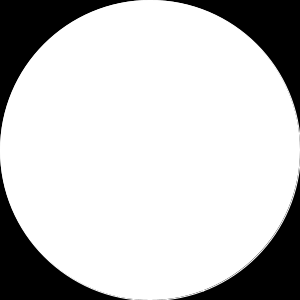
Frame 1 (no input)
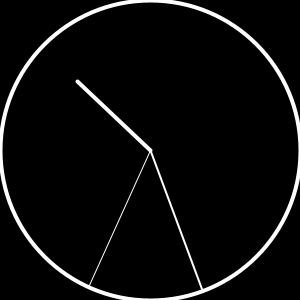
Frame 60 (the mouse pressed at the canvas centre just before this capture)
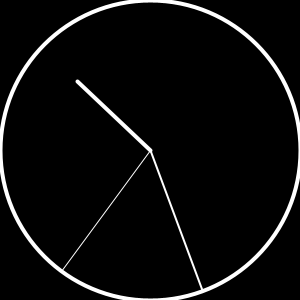
Frame 120 (the mouse held since frame 60 and released just before this capture)

The Processing sketch that drew these frames (run headless with seeded random() and noise(); from frame 60 on, the mouse is pressed at the canvas centre):

// Processing sketch: clock
// ── clock.pde

void setup() {
  size(300,300);
  stroke(255);
  smooth();
  frameRate(30);
}
 
void draw() {
  background(0);
 
  float s = second();
  float m = minute() + (s/60.0);
  float h = hour()%12 + (m/60.0);
 
  translate(width/2, height/2);
  ellipse(0,0,width,height);
 
  noFill();
  stroke(255);
 
  //秒針
  pushMatrix();
  rotate(radians(s*(360/60)));
  strokeWeight(1);
  line(0,0,0,-height/2);
  popMatrix();
 
  //分針
  pushMatrix();
  rotate(radians(m*(360/60)));
  strokeWeight(2);
  line(0,0,0,-height/2);
  popMatrix();
 
  //時針
  pushMatrix();
  rotate(radians(h*(360/12)));
  strokeWeight(4);
  line(0,0,0,-height/3);
  popMatrix();
}
